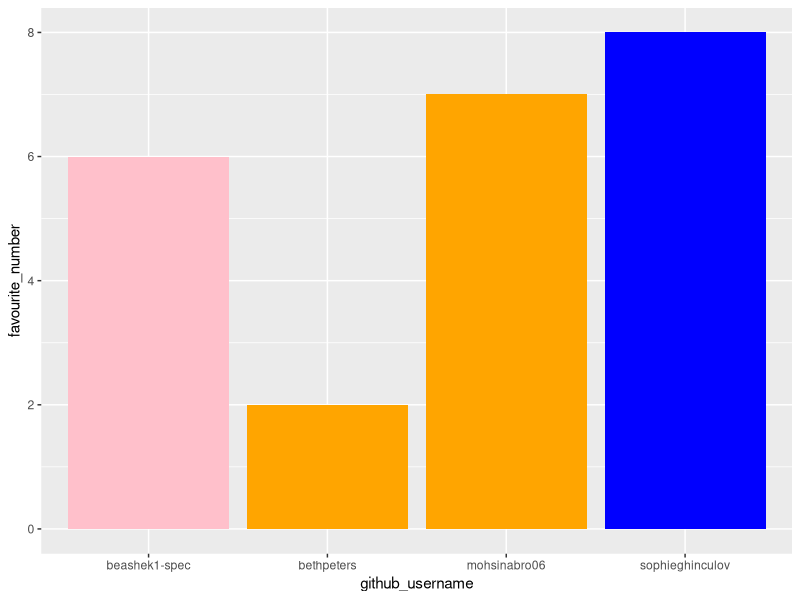
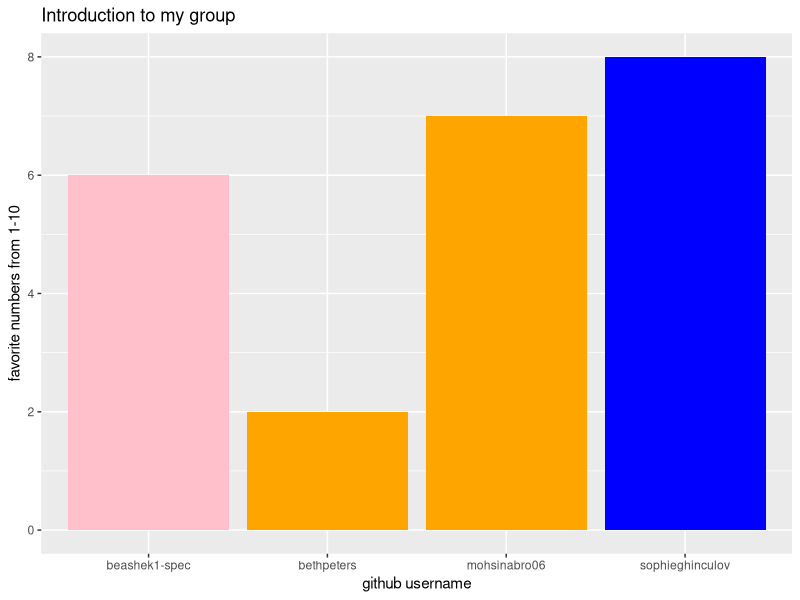
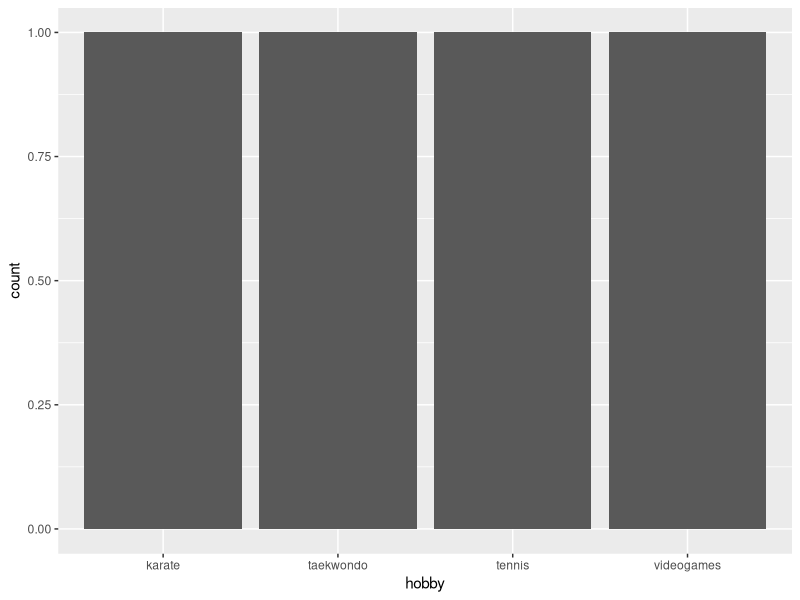

These figures' R source, in order:
## ---- chunk 1
library(tidyverse) 
## ---- chunk 2
team_data <- tibble(
  name = c("sophie", "beth", "beatrice", 
           "mohsin"),
  github_username = c("sophieghinculov", "bethpeters", "beashek1-spec", 
                      "mohsinabro06"), 
  colour = c("blue", "orange", "pink", 
             "orange"),
  hobby = c("tennis", "karate", "taekwondo", 
            "videogames"),
  favourite_number = c(8,2,6,7)
  )

team_data
## ---- chunk 3
p1 <- ggplot(data = team_data, 
             mapping = aes(x = github_username, 
                           y = favourite_number,
                           fill = colour), 
             ) +
   geom_col() +
   scale_fill_identity()
p1
## ---- chunk 4
p1 + labs(x = "github username", 
          y = "favorite numbers from 1-10",
          title = "Introduction to my group")
## ---- chunk 5
p2 <- ggplot(team_data, aes(x = hobby)) +
  geom_bar()
p2
